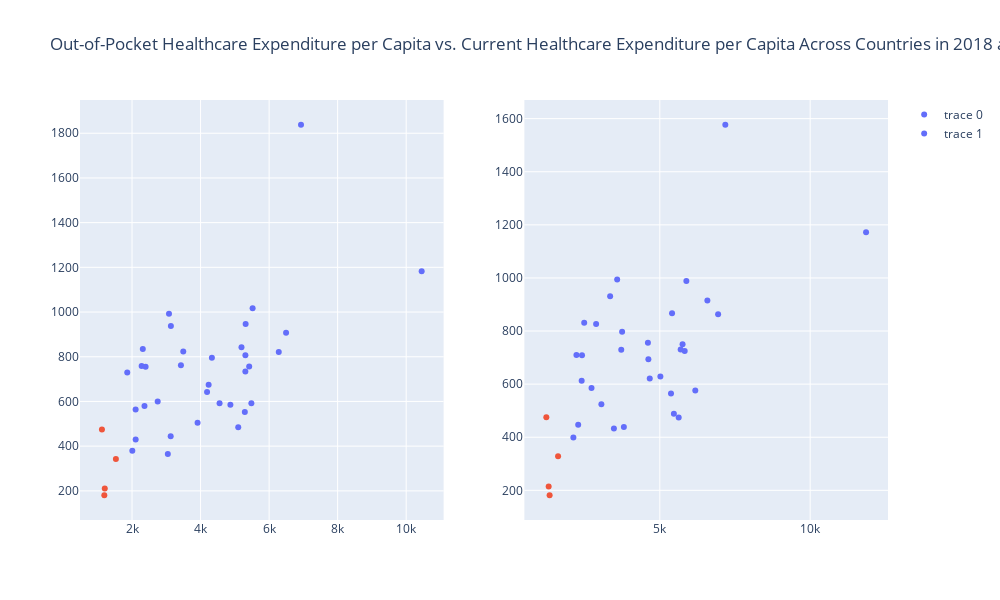

Source (notebook cell):
### Code cell
# Created side by side subplots with fig1_2018 and fig1_2020
from plotly.subplots import make_subplots
import plotly.graph_objects as go

income_groups = fig1_2018_v2['income_group'].unique()
marker_colors = {group: color for group, color in zip(income_groups, ['#636EFA','#EF553B'])}
                                                                      
fig = make_subplots(rows=1, cols=2)

fig.add_trace(
    go.Scatter(x=fig1_2018_v2['Curr exp, per capita US$PPP'], y=fig1_2018_v2['OOP payments, per capita US$PPP'], mode='markers', marker=dict(color=[marker_colors[group] for group in fig1_2018_v2['income_group']])),
    row=1, col=1
)

fig.add_trace(
    go.Scatter(x=fig1_2020_v2['Curr exp, per capita US$PPP'], y=fig1_2020_v2['OOP payments, per capita US$PPP'], mode='markers', marker=dict(color=[marker_colors[group] for group in fig1_2020_v2['income_group']])),
    row=1, col=2
)

fig.update_layout(height=600, width=1000, title_text="Out-of-Pocket Healthcare Expenditure per Capita vs. Current Healthcare Expenditure per Capita Across Countries in 2018 and 2020")
fig.show()

### Figure 1 — Plotly figure (JSON) as saved in the notebook; plotly's stock layout.template omitted (floating-point values rounded to 4 significant figures)
{"data": [{"marker": {"color": ["#636EFA", "#636EFA", "#636EFA", "#636EFA", "#636EFA", "#EF553B", "#EF553B", "#636EFA", "#636EFA", "#636EFA", "#636EFA", "#636EFA", "#636EFA", "#636EFA", "#636EFA", "#636EFA", "#636EFA", "#636EFA", "#636EFA", "#636EFA", "#636EFA", "#636EFA", "#636EFA", "#636EFA", "#EF553B", "#636EFA", "#636EFA", "#636EFA", "#636EFA", "#636EFA", "#636EFA", "#636EFA", "#636EFA", "#636EFA", "#636EFA", "#EF553B", "#636EFA", "#636EFA"]}, "mode": "markers", "type": "scatter", "x": [5194.0, 5519.0, 5315.0, 5308.0, 2281.0, 1192.0, 1530.0, 3129.0, 5307.0, 2364.0, 4330.0, 5099.0, 6282.0, 2315.0, 2106.0, 4236.0, 4871.0, 2749.0, 3496.0, 4554.0, 3079.0, 1861.0, 2397.0, 5292.0, 1122.0, 5482.0, 3913.0, 6495.0, 2107.0, 3134.0, 2009.0, 3045.0, 3427.0, 5419.0, 6931.0, 1205.0, 4190.0, 10450.0], "xaxis": "x", "y": [842.6, 1017.0, 946.9, 807.1, 758.4, 180.3, 342.9, 443.8, 733.6, 579.5, 795.5, 484.8, 820.9, 835.1, 564.4, 675.0, 585.6, 600.3, 823.3, 591.8, 992.7, 729.1, 755.4, 552.3, 474.8, 591.6, 505.2, 907.3, 430.2, 937.6, 379.9, 364.9, 762.4, 756.5, 1838.0, 210.8, 641.9, 1183.0], "yaxis": "y"}, {"marker": {"color": ["#636EFA", "#636EFA", "#636EFA", "#636EFA", "#EF553B", "#EF553B", "#636EFA", "#636EFA", "#636EFA", "#636EFA", "#636EFA", "#636EFA", "#636EFA", "#636EFA", "#636EFA", "#636EFA", "#636EFA", "#636EFA", "#636EFA", "#636EFA", "#636EFA", "#636EFA", "#636EFA", "#EF553B", "#636EFA", "#636EFA", "#636EFA", "#636EFA", "#636EFA", "#636EFA", "#636EFA", "#636EFA", "#636EFA", "#EF553B", "#636EFA", "#636EFA"]}, "mode": "markers", "type": "scatter", "x": [5883.0, 5407.0, 5828.0, 2413.0, 1336.0, 1618.0, 3805.0, 5694.0, 2729.0, 4605.0, 5468.0, 6939.0, 2486.0, 2402.0, 4620.0, 5373.0, 3057.0, 3747.0, 4666.0, 3582.0, 2228.0, 2882.0, 5628.0, 1227.0, 6180.0, 6582.0, 2286.0, 3348.0, 2126.0, 3474.0, 3718.0, 5757.0, 7179.0, 1305.0, 5019.0, 11860.0], "xaxis": "x2", "y": [988.5, 867.3, 724.5, 708.8, 181.5, 328.2, 438.5, 730.5, 585.2, 755.6, 488.9, 862.9, 831.3, 613.1, 693.8, 564.3, 524.1, 797.3, 621.0, 994.1, 710.1, 826.9, 474.1, 475.6, 576.0, 914.7, 446.6, 930.7, 398.6, 433.4, 729.6, 750.3, 1577.0, 214.4, 629.2, 1172.0], "yaxis": "y2"}], "layout": {"height": 600, "title": {"text": "Out-of-Pocket Healthcare Expenditure per Capita vs. Current Healthcare Expenditure per Capita Across Countries in 2018 and 2020"}, "width": 1000, "xaxis": {"anchor": "y", "domain": [0, 0.45]}, "xaxis2": {"anchor": "y2", "domain": [0.55, 1]}, "yaxis": {"anchor": "x", "domain": [0, 1]}, "yaxis2": {"anchor": "x2", "domain": [0, 1]}}}
